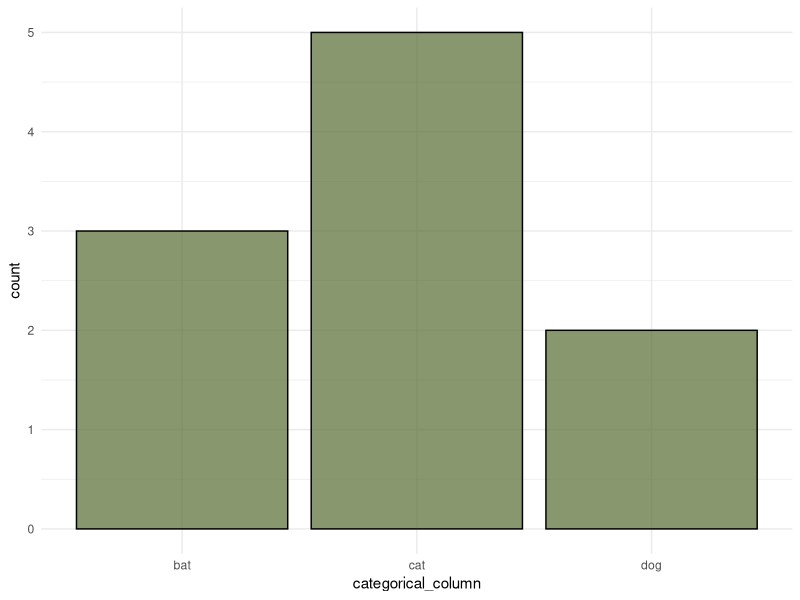
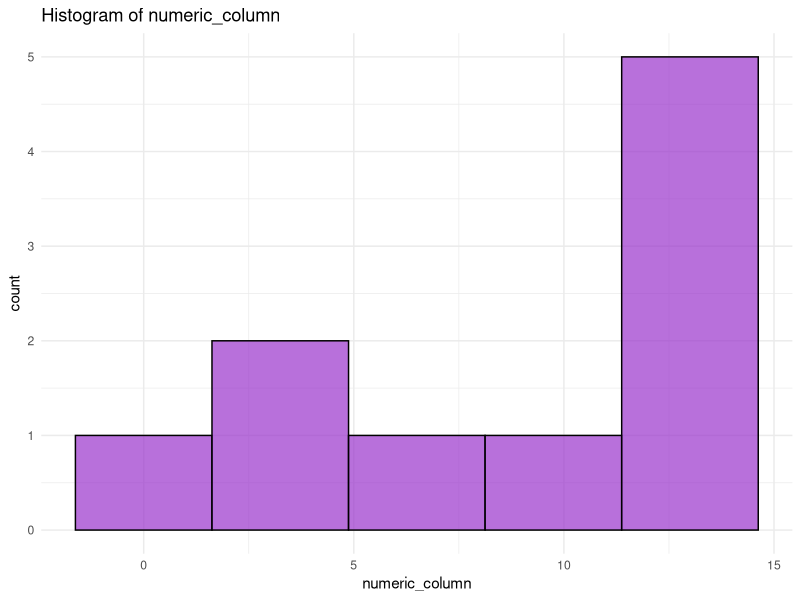

Reproduce these figures in R, in order. (Note: this script raises an error after producing the figures.)
## ---- chunk 1
library(ggplot2)

#' TITLE: generate ggplot2 visualization
#' Generates a ggplot visualization based on the type of the specified column. 
#' If the column is numeric, it creates a histogram. If the column is categorical, it creates a bar chart.
#'
#' @param data a dataframe containing the column to be plotted. The df must include the specified `column`. Named it this to clearly refer to the data that the user is working with.
#' @param column string representing the column name to be plotted. Named it this to clearly refer to the column they want to visualize
#' @param bins numeric value specifying the number of bins for the histogram; only used if the column is numeric. Default = 30 but the user can specify whatever they like. Named it this to specifically refer to the number of bins used
#' @param fill_color string representing the fill color of the plot bars/points.  Named it this to refer to the fill colour the user wants. 
#' @param ... Additional arguments to pass to the `geom_histogram()` or `geom_bar()` functions
#' 
#' @return the ggplot object created based on the column type.

create_ggplot <- function(data, column, bins = 30, fill_color = "steelblue", ...) {
  if (!column %in% names(data)) { # provides error message if column doesn't exist in df
    stop("The specified column does not exist in the dataframe.") 
  }
  is_numeric_col <- is.numeric(data[[column]]) # checking for numeric column
  
  if (is_numeric_col) { # column is numeric, make a histogram
    plot <- ggplot(data, aes_string(x = column)) +
      geom_histogram(
        bins = bins,
        fill = fill_color,
        color = "black",  
        alpha = 0.7,
        size = 0.5, 
        ...
      ) +
      theme_minimal() +
      ggtitle(paste("Histogram of", column))
  } else { # column is not numeric, make a bar chart
    plot <- ggplot(data, aes_string(x = column)) +
      geom_bar(
        fill = fill_color,
        color = "black", 
        alpha = 0.7,
        ...) +
      theme_minimal()
      ggtitle(paste("Bar chart of", column))
  }
  
  return(plot) # returns ggplot2 object
}
## ---- chunk 2
df <- data.frame(
  categorical_column = factor(c("cat", "bat", "cat", "cat", "dog", "cat", "bat", "dog", "cat", "bat")),
  numeric_column = c(1, 2, 3, 10, 14, 14, 12, 12, 12, 8)
)
## ---- chunk 3
categorical_plot <- create_ggplot(df, "categorical_column", fill_color = "darkolivegreen")
print(categorical_plot)  # View the plot
## ---- chunk 4
numeric_plot <- create_ggplot(df, "numeric_column", bins=5, fill_color = "darkorchid")
print(numeric_plot)  # View the plot
## ---- chunk 5
plot3 <- create_ggplot(df, "non_existent_column", fill_color = "blue")
## ---- chunk 6
library(testthat)

# Test suite
test_that("create_ggplot function works without errors", {
  
  # Test 1: The function should return a ggplot object for a categorical column
  plot_cat <- create_ggplot(df, "categorical_column")
  expect_s3_class(plot_cat, "ggplot")
  
  # Test 2: The function should return a ggplot object for a numeric column
  plot_num <- create_ggplot(df, "numeric_column", bins=5)
  expect_s3_class(plot_num, "ggplot")
  
  # Test 3: The function should throw an error when the specified column does not exist
  expect_error(
    create_ggplot(df, "non_existent_column"),
    regexp = "The specified column does not exist in the dataframe"
  )
  
  # Test 4: Check if the function handles NA values appropriately
  df_na <- df
  df_na$numeric_column[2] <- NA  
  plot_na <- create_ggplot(df_na, "numeric_column", na.rm = TRUE)
  expect_s3_class(plot_na, "ggplot")
  
  # Test 5: Check if the function works with an empty df
  empty_df <- data.frame(categorical_column = factor(), numeric_column = numeric(0))
  plot_empty <- create_ggplot(empty_df, "categorical_column")
  expect_s3_class(plot_empty, "ggplot")
  
})
